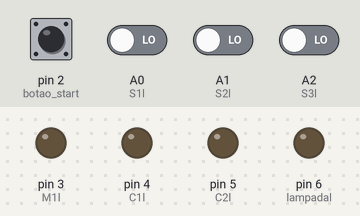
Simulated run of this sketch. Board: Arduino Uno, built with avr-gcc and run on an emulated ATmega328P. On the bench: output pins drawn as LEDs (lit = HIGH). The inputs (shaded band) are chosen by the test bench; at power-on: pin 2 (botao_start) HIGH, A0 (S1l), A1 (S2l), A2 (S3l) LOW.

Above: at 1.2 s.
1.3 s: pin 2 (botao_start) pulled LOW for 0.15 s
At 1.7 s:
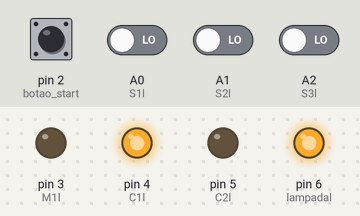
2.9 s: A0 (S1l) driven HIGH
At 4.1 s:
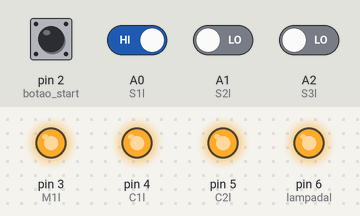
4.4 s: A1 (S2l) driven HIGH
At 5.2 s:
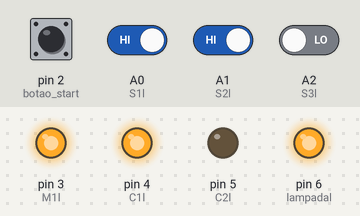
5.9 s: A2 (S3l) driven HIGH
At 6.4 s:
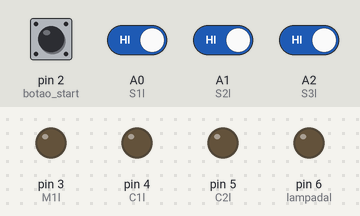
7.4 s: pin 2 (botao_start) pulled LOW for 1 s
At 8.2 s:
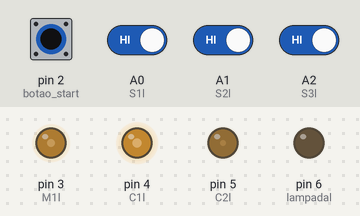
9.9 s: pin 2 (botao_start) pulled LOW for 0.15 s
At 10.8 s:
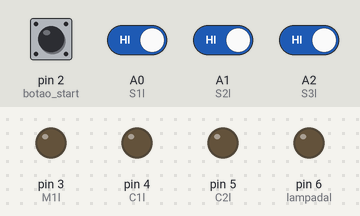
Timing chart, 0 to 12.6 s (numbered marks = the images above; inputs shaded):
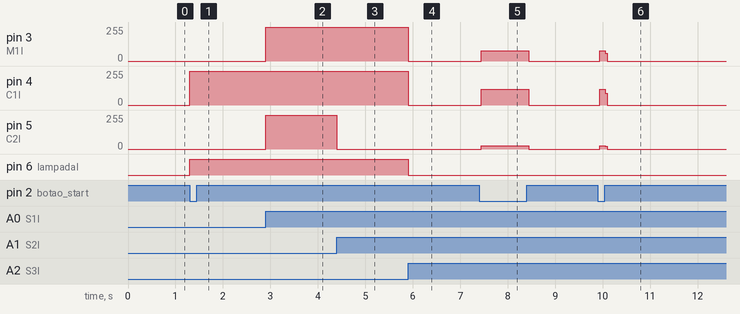

Measured:
- after the input at 1.3 s, pin 4 (C1l): 0/255 → 255/255 at once; pin 6 (lampadal): LOW → HIGH at once
- after the input at 2.9 s, pin 3 (M1l), pin 5 (C2l): 0/255 → 255/255 at once
- after the input at 4.4 s, pin 5 (C2l): 255/255 → 0/255 at once
- after the input at 5.9 s, pin 3 (M1l), pin 4 (C1l): 255/255 → 0/255 at once; pin 6 (lampadal): HIGH → LOW at once
- after the input at 7.4 s, pin 3 (M1l): 0/255 → 77/255 at once, → 0/255 1.0 s later; pin 4 (C1l): 0/255 → 120/255 at once, → 0/255 1.0 s later; pin 5 (C2l): 0/255 → 26/255 at once, → 0/255 1.0 s later
- after the input at 9.9 s, pin 3 (M1l): 0/255 → 77/255 at once, → 0/255 0.12 s later; pin 4 (C1l): 0/255 → 120/255 at once, → 0/255 0.12 s later; pin 5 (C2l): 0/255 → 26/255 at once, → 0/255 0.12 s later

The sketch:

furadeira_automatica.ino
```cpp
int botao_start = 2;

int M1l = 3;

int C1l = 4;
int C2l = 5;

int S1l = A0;
int S2l = A1;
int S3l = A2;

int lampadal = 6;

int fase = 0;

void setup() {

  pinMode(botao_start, INPUT_PULLUP);

  pinMode(M1l, OUTPUT);
  pinMode(C1l, OUTPUT);
  pinMode(C2l, OUTPUT);

  pinMode(lampadal, OUTPUT);

  pinMode(S1l, INPUT);
  pinMode(S2l, INPUT);
  pinMode(S3l, INPUT);
}

void loop() {

  int start = digitalRead(botao_start);

  int s1 = digitalRead(S1l);
  int s2 = digitalRead(S2l);
  int s3 = digitalRead(S3l);

  if(fase > 0){
    digitalWrite(lampadal, HIGH);
  } else {
    digitalWrite(lampadal, LOW);
  }

  if(start == LOW && fase == 0){
    fase = 1;
  }

  if(fase == 1){
    digitalWrite(C1l, HIGH);

    if(s1 == 1){
      fase = 2;
    }
  }

  if(fase == 2){
    digitalWrite(M1l, HIGH);
    fase = 3;
  }

  if(fase == 3){
    digitalWrite(C2l, HIGH);

    if(s2 == 1){
      fase = 4;
    }
  }

  if(fase == 4){
    digitalWrite(C2l, LOW);

    if(s3 == 1){
      fase = 5;
    }
  }

  if(fase == 5){
    digitalWrite(M1l, LOW);
    digitalWrite(C1l, LOW);

    fase = 0;
  }
}
```
